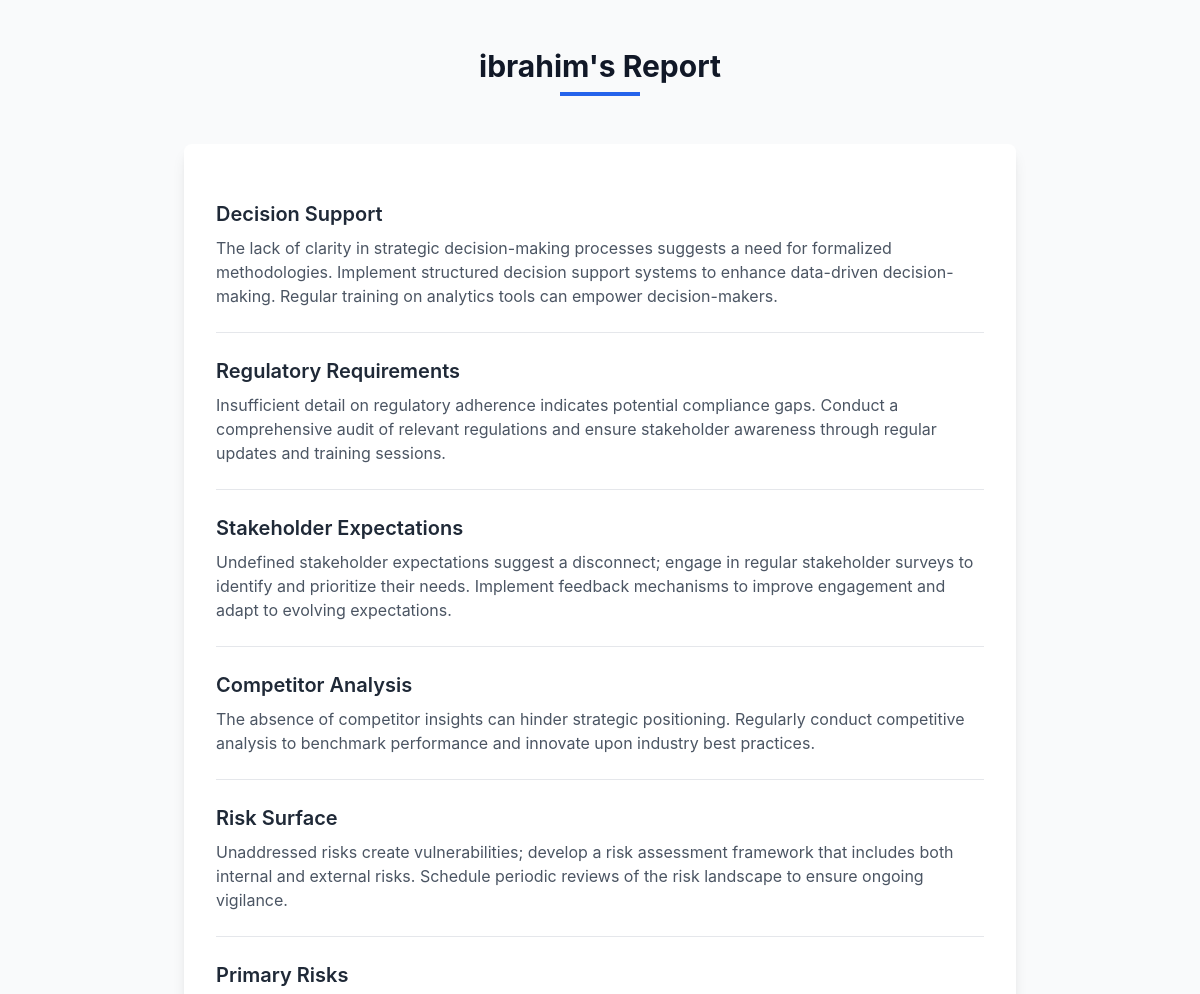
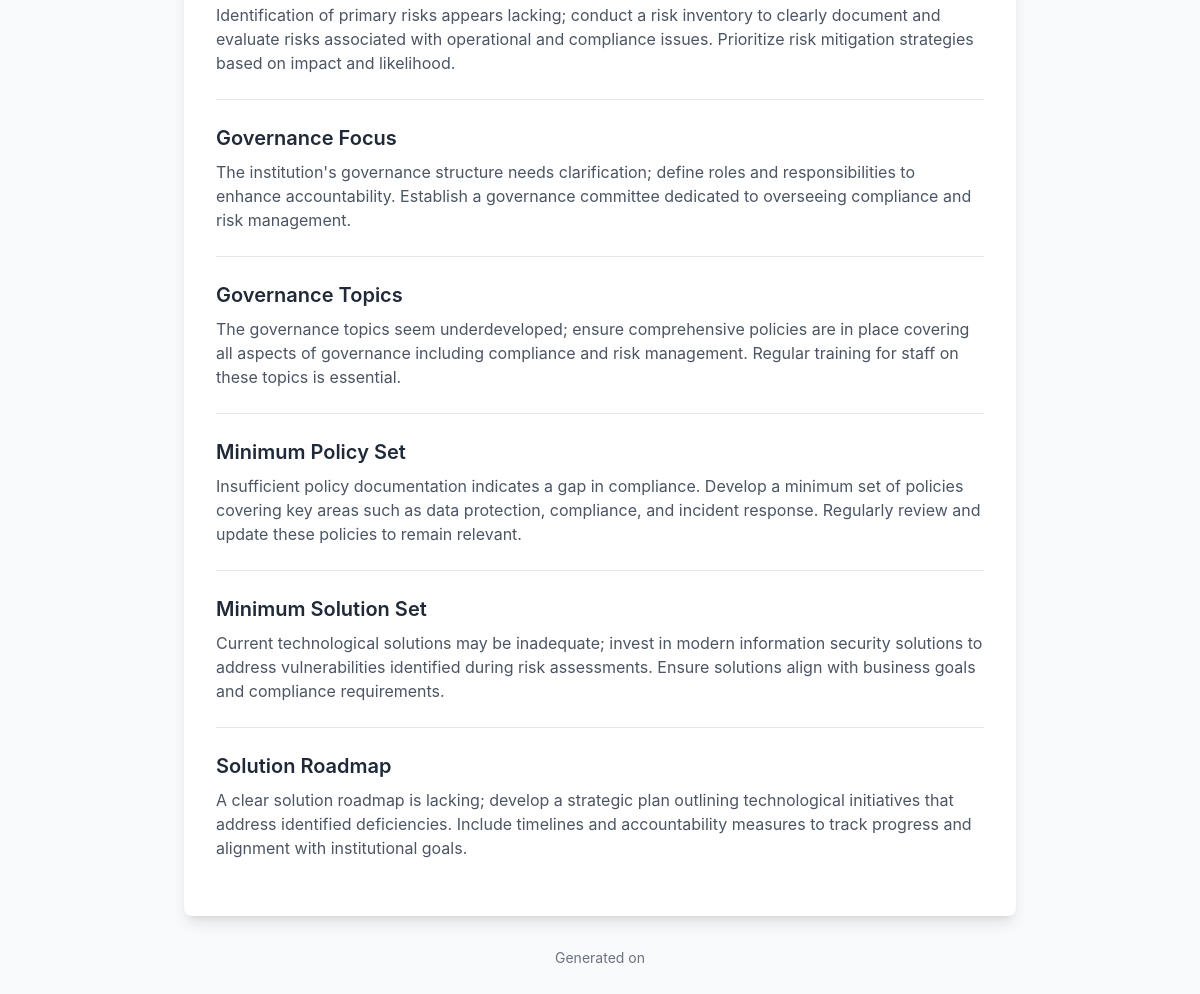
The page /grc/reports/view/3 (signed in) on the database as committed earlier (2 pictures, top to bottom).
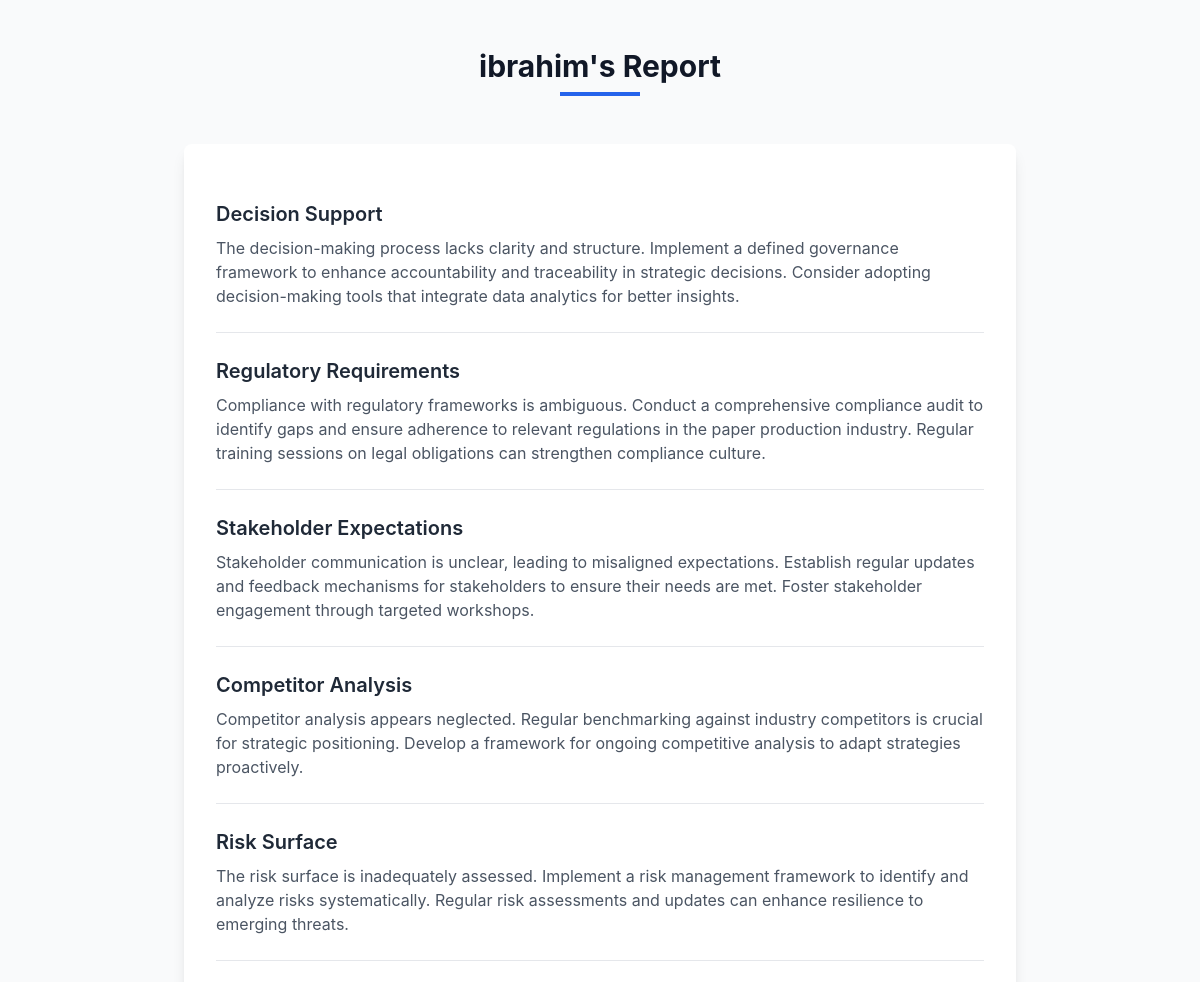
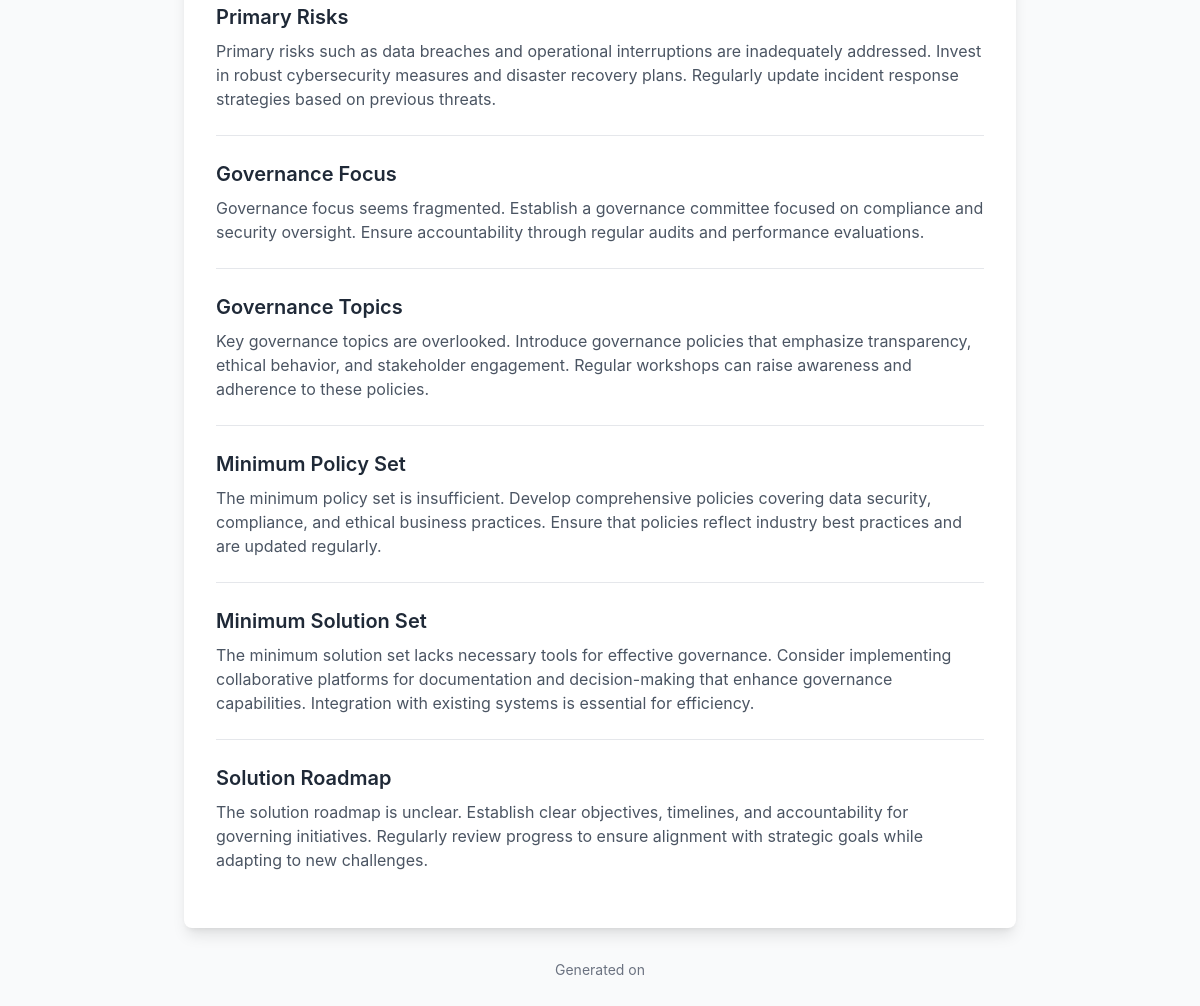
The same page on the database as committed later (2 pictures, top to bottom).
### grc/models.py (models this page shows)
class Report(models.Model):
    user = models.OneToOneField(User, on_delete=models.CASCADE, related_name='report')
    completed_at = models.DateTimeField(auto_now_add=True)  # When report was generated
    decision_support = models.TextField(blank=True, null=True)
    regulatory_requirements = models.TextField(blank=True, null=True)
    stakeholder_expectations = models.TextField(blank=True, null=True)
    competitor_analysis = models.TextField(blank=True, null=True)
    risk_surface = models.TextField(blank=True, null=True)
    primary_risks = models.TextField(blank=True, null=True)
    governance_focus = models.TextField(blank=True, null=True)
    governance_topics = models.TextField(blank=True, null=True)
    minimum_policy_set = models.TextField(blank=True, null=True)
    minimum_solution_set = models.TextField(blank=True, null=True)
    solution_roadmap = models.TextField(blank=True, null=True)
    def __str__(self):
        return f"Report for {self.user.username}. to reach add column names."  # Show submission ID

### grc/views.py (the view)
        def _wrapped_view(request, *args, **kwargs):
            if not request.user.is_authenticated:
                return HttpResponseRedirect(reverse('login'))
            if not request.user.groups.filter(name=group_name).exists():
                return HttpResponseRedirect(reverse(redirect_to))
            return view_func(request, *args, **kwargs)

### grc/views.py (called while the page is built)
def group_required(group_name, redirect_to='form_submission'):
    def decorator(view_func):
        def _wrapped_view(request, *args, **kwargs):
            if not request.user.is_authenticated:
                return HttpResponseRedirect(reverse('login'))
            if not request.user.groups.filter(name=group_name).exists():
                return HttpResponseRedirect(reverse(redirect_to))
            return view_func(request, *args, **kwargs)
        return _wrapped_view
    return decorator

@group_required('NORMATURK')
@login_required
def user_view_report(request, user_id):
    report = Report.objects.get(user = user_id)
    print("Report:", report)
    return render(request, 'grc/user_view_report.html', {'report': report})

### grc/templates/grc/user_view_report.html (shortened to what this page needs)
<!DOCTYPE html>
<html lang="en">
<head>
    <script src="https://cdn.tailwindcss.com"></script>
</head>
<body class="bg-gray-50">
    <div class="max-w-4xl mx-auto px-4 sm:px-6 lg:px-8 py-12">
        <header class="mb-12 text-center">
            <h1 class="text-3xl font-bold text-gray-900">{{report.user.username}}'s Report</h1>
            <div class="mt-2 h-1 w-20 bg-blue-600 mx-auto"></div>
        </header>
        <main class="bg-white shadow-lg rounded-lg p-8">
            <div class="section">
                <h2 class="text-xl font-semibold text-gray-800">Decision Support</h2>
                <p class="mt-2 text-gray-600">{{ report.decision_support|default:"Not provided" }}</p>
            </div>
            <div class="section">
                <h2 class="text-xl font-semibold text-gray-800">Regulatory Requirements</h2>
                <p class="mt-2 text-gray-600">{{ report.regulatory_requirements|default:"Not provided" }}</p>
            </div>
            <div class="section">
                <h2 class="text-xl font-semibold text-gray-800">Stakeholder Expectations</h2>
                <p class="mt-2 text-gray-600">{{ report.stakeholder_expectations|default:"Not provided" }}</p>
            </div>
            <div class="section">
                <h2 class="text-xl font-semibold text-gray-800">Competitor Analysis</h2>
                <p class="mt-2 text-gray-600">{{ report.competitor_analysis|default:"Not provided" }}</p>
            </div>
            <div class="section">
                <h2 class="text-xl font-semibold text-gray-800">Risk Surface</h2>
                <p class="mt-2 text-gray-600">{{ report.risk_surface|default:"Not provided" }}</p>
            </div>
            <div class="section">
                <h2 class="text-xl font-semibold text-gray-800">Primary Risks</h2>
                <p class="mt-2 text-gray-600">{{ report.primary_risks|default:"Not provided" }}</p>
            </div>
            <div class="section">
                <h2 class="text-xl font-semibold text-gray-800">Governance Focus</h2>
                <p class="mt-2 text-gray-600">{{ report.governance_focus|default:"Not provided" }}</p>
            </div>
            <div class="section">
                <h2 class="text-xl font-semibold text-gray-800">Governance Topics</h2>
                <p class="mt-2 text-gray-600">{{ report.governance_topics|default:"Not provided" }}</p>
            </div>
            <div class="section">
                <h2 class="text-xl font-semibold text-gray-800">Minimum Policy Set</h2>
                <p class="mt-2 text-gray-600">{{ report.minimum_policy_set|default:"Not provided" }}</p>
            </div>
            <div class="section">
                <h2 class="text-xl font-semibold text-gray-800">Minimum Solution Set</h2>
                <p class="mt-2 text-gray-600">{{ report.minimum_solution_set|default:"Not provided" }}</p>
            </div>
            <div class="section">
                <h2 class="text-xl font-semibold text-gray-800">Solution Roadmap</h2>
                <p class="mt-2 text-gray-600">{{ report.solution_roadmap|default:"Not provided" }}</p>
            </div>
        </main>
        <footer class="mt-8 text-center">
            <p class="text-sm text-gray-500">Generated on {{ "now"|date:"F d, Y" }}</p>
        </footer>
    </div>
</body>
</html>

Rows that differ between the two databases and show on the page:
changed Report "ibrahim": decision_support "The lack of clarity in strategic decision-making processes suggests a need for formalized methodologies. Implement structured decision support systems to enhance data-driven decision-making. Regular training on analytics tools can empower decision-makers." → "The decision-making process lacks clarity and structure. Implement a defined governance framework to enhance accountability and traceability in strategic decisions. Consider adopting decision-making tools that integrate data analytics for better insights."; regulatory_requirements "Insufficient detail on regulatory adherence indicates potential compliance gaps. Conduct a comprehensive audit of relevant regulations and ensure stakeholder awareness through regular updates and training sessions." → "Compliance with regulatory frameworks is ambiguous. Conduct a comprehensive compliance audit to identify gaps and ensure adherence to relevant regulations in the paper production industry. Regular training sessions on legal obligations can strengthen compliance culture."; stakeholder_expectations "Undefined stakeholder expectations suggest a disconnect; engage in regular stakeholder surveys to identify and prioritize their needs. Implement feedback mechanisms to improve engagement and adapt to evolving expectations." → "Stakeholder communication is unclear, leading to misaligned expectations. Establish regular updates and feedback mechanisms for stakeholders to ensure their needs are met. Foster stakeholder engagement through targeted workshops."; competitor_analysis "The absence of competitor insights can hinder strategic positioning. Regularly conduct competitive analysis to benchmark performance and innovate upon industry best practices." → "Competitor analysis appears neglected. Regular benchmarking against industry competitors is crucial for strategic positioning. Develop a framework for ongoing competitive analysis to adapt strategies proactively."; risk_surface "Unaddressed risks create vulnerabilities; develop a risk assessment framework that includes both internal and external risks. Schedule periodic reviews of the risk landscape to ensure ongoing vigilance." → "The risk surface is inadequately assessed. Implement a risk management framework to identify and analyze risks systematically. Regular risk assessments and updates can enhance resilience to emerging threats."; primary_risks "Identification of primary risks appears lacking; conduct a risk inventory to clearly document and evaluate risks associated with operational and compliance issues. Prioritize risk mitigation strategies based on impact and likelihood." → "Primary risks such as data breaches and operational interruptions are inadequately addressed. Invest in robust cybersecurity measures and disaster recovery plans. Regularly update incident response strategies based on previous threats."; governance_focus "The institution's governance structure needs clarification; define roles and responsibilities to enhance accountability. Establish a governance committee dedicated to overseeing compliance and risk management." → "Governance focus seems fragmented. Establish a governance committee focused on compliance and security oversight. Ensure accountability through regular audits and performance evaluations."; governance_topics "The governance topics seem underdeveloped; ensure comprehensive policies are in place covering all aspects of governance including compliance and risk management. Regular training for staff on these topics is essential." → "Key governance topics are overlooked. Introduce governance policies that emphasize transparency, ethical behavior, and stakeholder engagement. Regular workshops can raise awareness and adherence to these policies."; minimum_policy_set "Insufficient policy documentation indicates a gap in compliance. Develop a minimum set of policies covering key areas such as data protection, compliance, and incident response. Regularly review and update these policies to remain relevant." → "The minimum policy set is insufficient. Develop comprehensive policies covering data security, compliance, and ethical business practices. Ensure that policies reflect industry best practices and are updated regularly."; minimum_solution_set "Current technological solutions may be inadequate; invest in modern information security solutions to address vulnerabilities identified during risk assessments. Ensure solutions align with business goals and compliance requirements." → "The minimum solution set lacks necessary tools for effective governance. Consider implementing collaborative platforms for documentation and decision-making that enhance governance capabilities. Integration with existing systems is essential for efficiency."; solution_roadmap "A clear solution roadmap is lacking; develop a strategic plan outlining technological initiatives that address identified deficiencies. Include timelines and accountability measures to track progress and alignment with institutional goals." → "The solution roadmap is unclear. Establish clear objectives, timelines, and accountability for governing initiatives. Regularly review progress to ensure alignment with strategic goals while adapting to new challenges."
